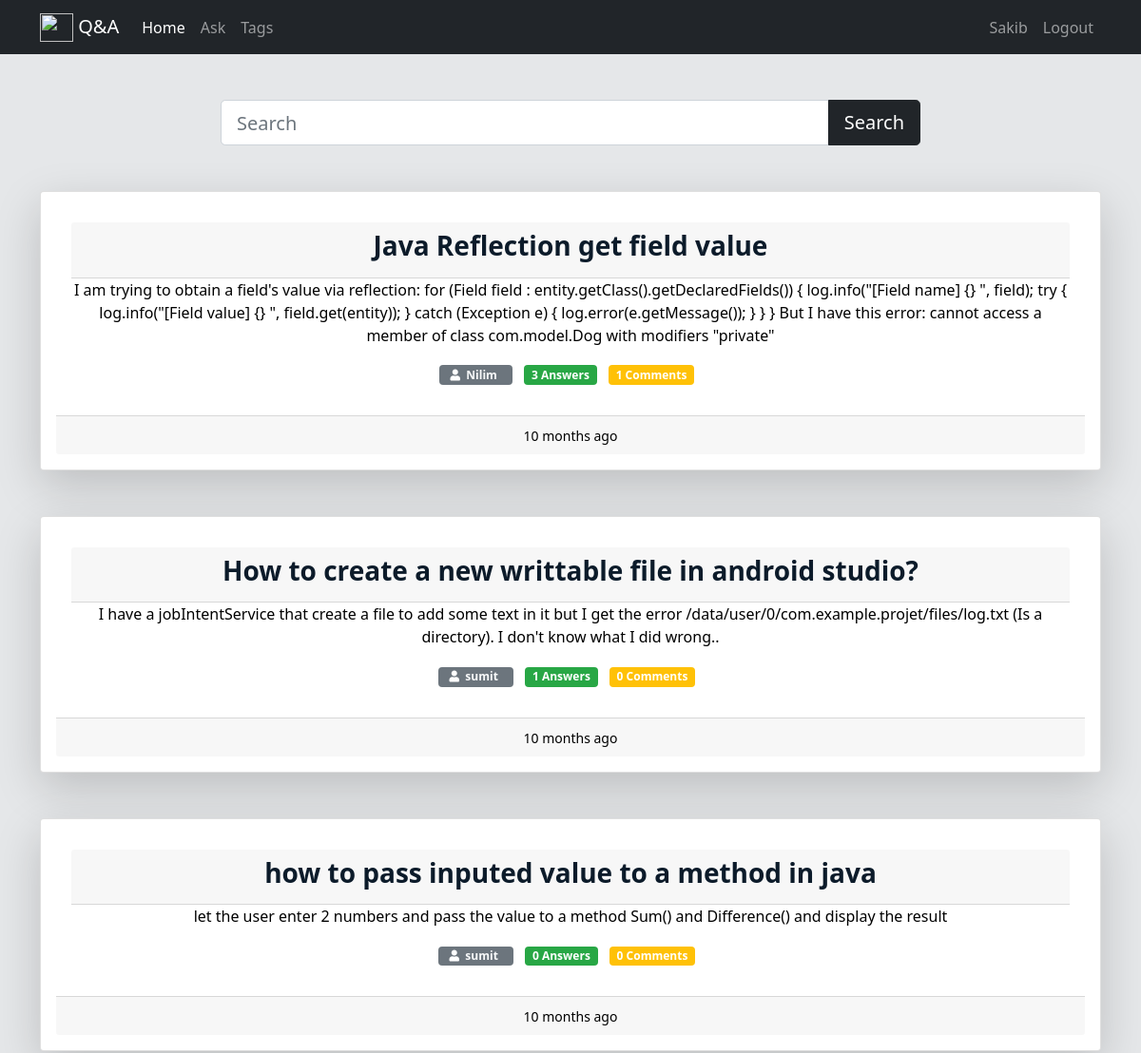
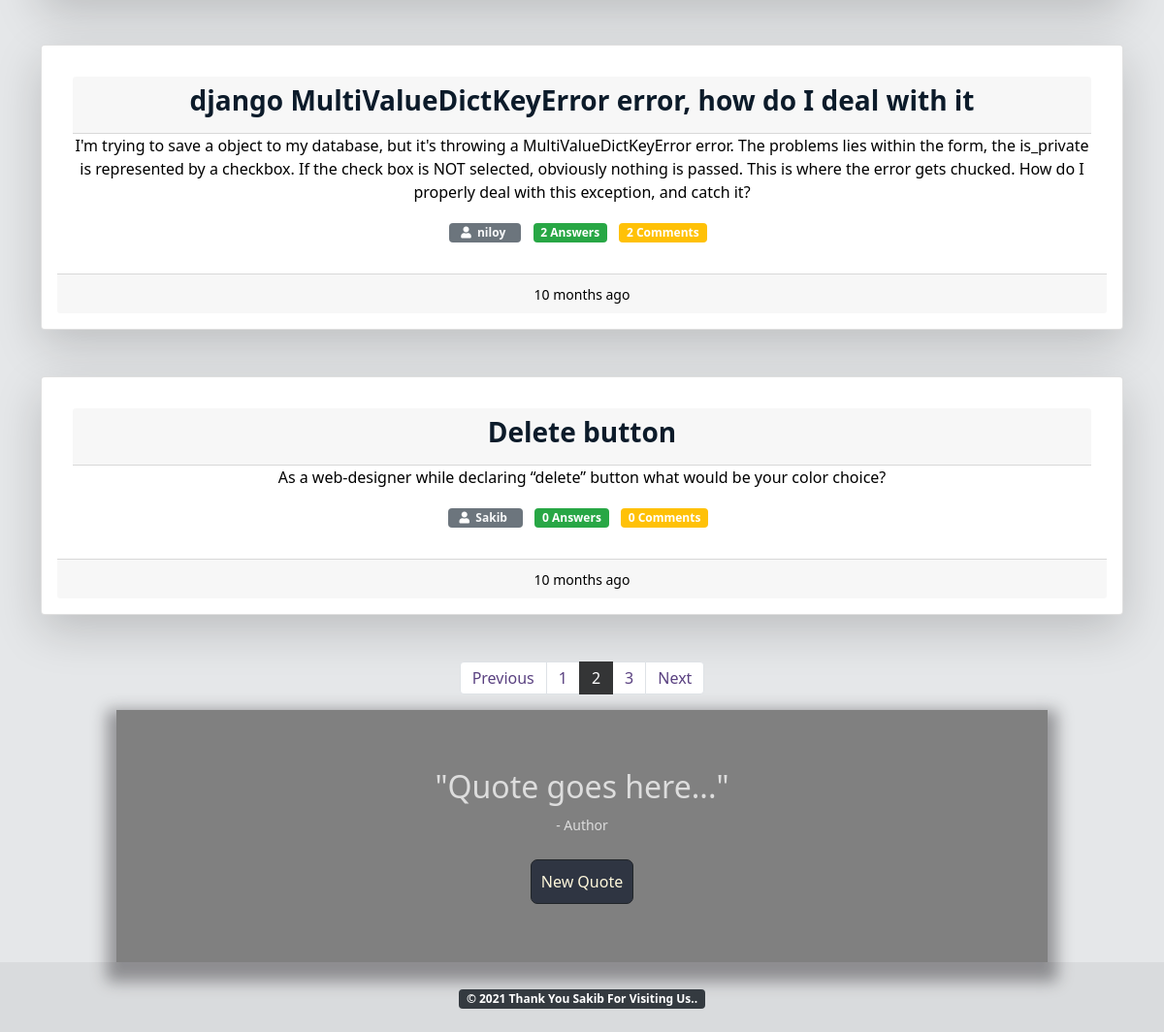
/?page=2 (signed in), run on the app's committed database (2 pictures, top to bottom).
### athreg/models.py (models this page shows, shortened)
class Question(models.Model):
    user=models.ForeignKey(User,on_delete=models.CASCADE)
    q_title=models.CharField(max_length=300)
    detail=models.TextField()
    tags=models.TextField(default='')
    add_time=models.DateTimeField(auto_now_add=True)

### athreg/views.py (the view)
# urls.py: 2. Add a URL to urlpatterns:  path('', views.home, name='home')
@login_required(login_url='login')
def home(request):
    if 'q' in request.GET:
        q=request.GET['q']
        quests=Question.objects.annotate(total_comments=Count('answer__comment')).filter(q_title__icontains=q).order_by('-add_time')
    else:
        quests=Question.objects.annotate(total_comments=Count('answer__comment')).all().order_by('-add_time')
    paginator=Paginator(quests,5)
    page_num=request.GET.get('page',1)
    quests=paginator.page(page_num)
    return render(request,'main.html',{"quests":quests})

### athreg/templates/main.html (shortened to what this page needs)
{% load static %}
{% load humanize %}
<!DOCTYPE html>
<html lang="en">
<head>
  <link href="https://cdn.jsdelivr.net/npm/bootstrap@5.0.0/dist/css/bootstrap.min.css" rel="stylesheet">
  <link href="https://maxcdn.bootstrapcdn.com/font-awesome/4.7.0/css/font-awesome.min.css" rel="stylesheet"/>
  <link rel="stylesheet" href="https://cdn.jsdelivr.net/npm/bootstrap@4.5.3/dist/css/bootstrap.min.css">
  <link rel="stylesheet" href="% static '/animatecss/animate.min.css' %">
  <link rel="stylesheet" href="{% static 'bootstrap.min.css' %}">
  <link rel="stylesheet" href="https://use.fontawesome.com/releases/v5.6.1/css/all.css">
  <link href="https://cdn.jsdelivr.net/npm/bootstrap@5.0.0/dist/css/bootstrap.min.css" rel="stylesheet">
</head>
<body>
  <nav class="navbar navbar-expand-lg navbar-dark bg-dark">
    <div class="container">
      <a class="navbar-brand" href="/"><img src="https://images.vexels.com/media/users/3/152347/isolated/preview/27304b9b14ce9bd8a28ca637ed92070e-blue-circle-question-mark-icon-by-vexels.png" alt="" width="35" height="30" class="d-inline-block align-text-top">
        Q&A</a>
      <div class="collapse navbar-collapse" id="navbarNav">
        <ul class="navbar-nav" >
            <li class="nav-item active">
              <a class="nav-link" href="/">Home</a>
            </li>
            <li class="nav-item">
              <a class="nav-link" href="{% url 'ask-question' %}">Ask</a>
            </li>
            <li class="nav-item">
              <a class="nav-link" href="/tags/">Tags</a>
            </li>
        </ul>
        <ul class="navbar-nav ms-auto">
          <li class="nav-item">
            <a class="nav-link" href="/profileinfo/">{{request.user}}</a>
          </li>
          <li class="nav-item">
            <a class="nav-link" href="{% url 'logout' %}">Logout</a>
          </li>
        </ul>
      </div>
    </div>
  </nav>
  <div class="container py-5">
      <div class="row">
        <div class="col-md-8 offset-2">
          <form>
            <div class="input-group">
              <input type="text" name="q" class="form-control form-control-lg" style{color:blue;} placeholder="Search" />
            <button class="btn btn-dark btn-lg" type="submit" id="button-addon2">Search</button>
          </div>
        </form>
        </div>
      </div>
  </div>
  <div class="container" id="qbox"  >
    {% for quest in quests %}
    <div class="card mb-5 shadow-lg p-3 mb-5 bg-white ">
      <div class="card-body">
        <div class="card-header">
          <h3 class="card-title"><a href="/detail/{{quest.id}}"><b>{{quest.q_title}}</b></a></h3>
        </div>
        <p class="card-text">{{quest.detail}}</p>
        <p>
           <span class="badge badge-secondary"><i class="fas fa-user ml-1"></i>&nbsp<a href="/otheruser/{{quest.user.username}}" class="mr-2 text-light"> {{quest.user.username}}</a></span>
            <span class="mr-2 badge badge-success answer-click">{{quest.answer_set.count}} Answers</span>
            <span class="mr-2 badge badge-warning">{{quest.total_comments}} Comments</span>
        </p>
      </div>
      <div class="card-footer">
        <small>{{quest.add_time|naturaltime}}</small>
    </div>
    </div>
    {% endfor %}
  </div>
  <nav aria-label="Page navigation example" >
    <ul class="pagination justify-content-center">
      {% if quests.has_previous %}
      <li class="page-item">
        <a class="page-link" href="?page={{quests.previous_page_number}}">Previous</a>
      </li>
      {% endif %}
      {% for i in quests.paginator.page_range %}
        {% if quests.number == i %}
          <li class="page-item active"><a class="page-link" href="#">{{i}}</a></li>
        {% else %}
          <li class="page-item"><a class="page-link" href="?page={{i}}">{{i}}</a></li>
        {% endif %}
      {% endfor %}
      {% if quests.has_next %}
      <li class="page-item">
        <a class="page-link" href="?page={{quests.next_page_number}}">Next</a>
      </li>
      {% endif %}
    </ul>
  </nav>
  <div class="containerr">
    <div class="quote-box">
      <h2 id="quote">"Quote goes here..."</h2>
      <small id="author">- Author</small>
    </div>
    <br>
    <button id="btn" class="btn btn-dark"style="background: #2f3542;color: cornsilk;padding: 10px; border-radius: 7px!important;">New Quote</button>
  </div>
  <footer>
    <div class="text-center p-4" style="background-color: rgba(0, 0, 0, 0.05);">
        <span class="badge badge-dark ">© 2021 Thank You {{request.user.username}}  For Visiting Us..</span>
    </div>
  </footer>
</body>
</html>

### athreg/templates/main.html (style rules this page uses)
body, html { margin: 0; padding: 0; height: 100%; background: #E5E7E9 !important; }
a:link { color: #0c1b2a; background-color: transparent; text-decoration: none; }
.pagination > li > a { background-color: white; color: #5A4181; }
.pagination > .active > a { color: white; background-color: #343536 !Important; border: solid 1px #343536 !Important; }
#qbox { color:black;text-align:center;border-radius: 20%!important; }
.containerr { background-color: gray; color: #ddd; padding: 5%; text-align: center; width: 80%; margin: auto; box-shadow: 0px 10px 15px 10px rgba(30, 27, 32, 0.4); }

### data on the page
Question: q_title "Java Reflection get field value", detail "I am trying to obtain a field's value via reflection: for (Field field : entity.getClass().getDeclaredFields()) { log.info(\"[Field name] {} \", field); try { log.info(\"[Field value] {} \", field.get(entity)); } catch (Exception e) { log.error(e.getMessage()); } } } But I have this error: cannot access a member of class com.model.Dog with modifiers \"private\"", user.username "Nilim", answer_set.count "3", total_comments "1", add_time "10 months ago"
Question: q_title "How to create a new writtable file in android studio?", detail "I have a jobIntentService that create a file to add some text in it but I get the error /data/user/0/com.example.projet/files/log.txt (Is a directory). I don't know what I did wrong..", user.username "sumit", answer_set.count "1", total_comments "0", add_time "10 months ago"
Question: q_title "how to pass inputed value to a method in java", detail "let the user enter 2 numbers and pass the value to a method Sum() and Difference() and display the result", user.username "sumit", answer_set.count "0", total_comments "0", add_time "10 months ago"
Question: q_title "django MultiValueDictKeyError error, how do I deal with it", detail "I'm trying to save a object to my database, but it's throwing a MultiValueDictKeyError error. The problems lies within the form, the is_private is represented by a checkbox. If the check box is NOT selected, obviously nothing is passed. This is where the error gets chucked. How do I properly deal with this exception, and catch it?", user.username "niloy", answer_set.count "2", total_comments "2", add_time "10 months ago"
Question: q_title "Delete button", detail "As a web-designer while declaring “delete” button what would be your color choice?", user.username "Sakib", answer_set.count "0", total_comments "0", add_time "10 months ago"

### other printed values
{{ request.user }} "Sakib"
{{ i }} "1" "3"
{{ i }} "2"
{{ request.user.username }} "Sakib"
